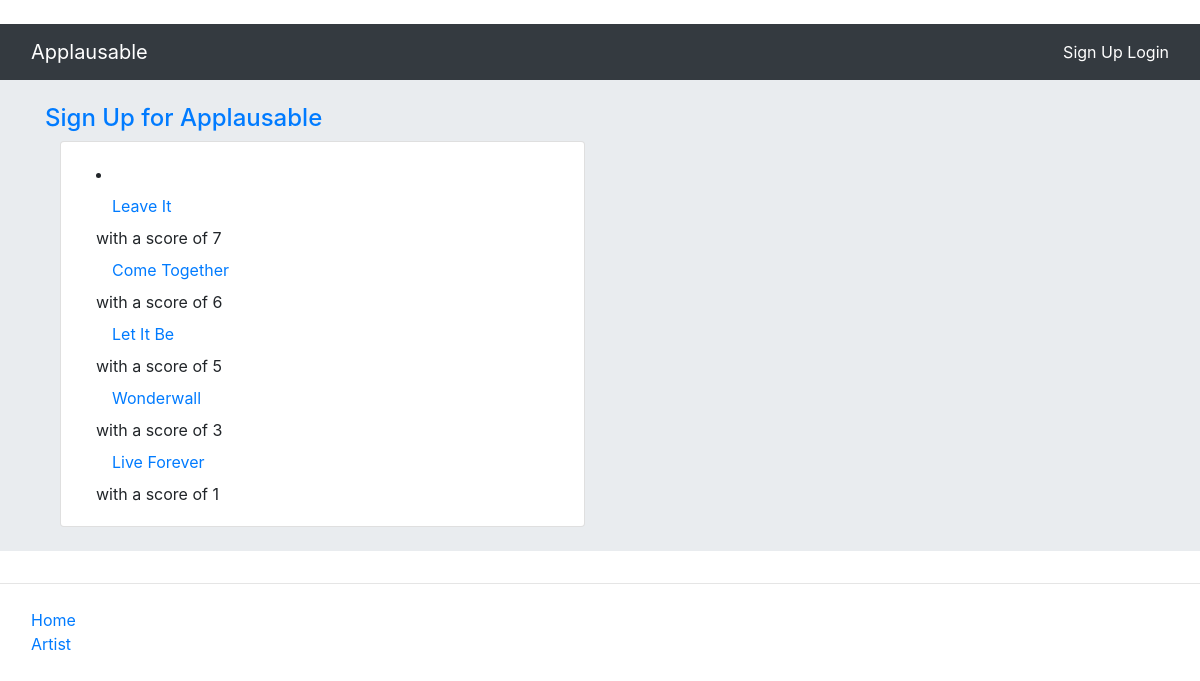
/applausable/highestReviewedSongs/, run on an earlier commit of the app's database.
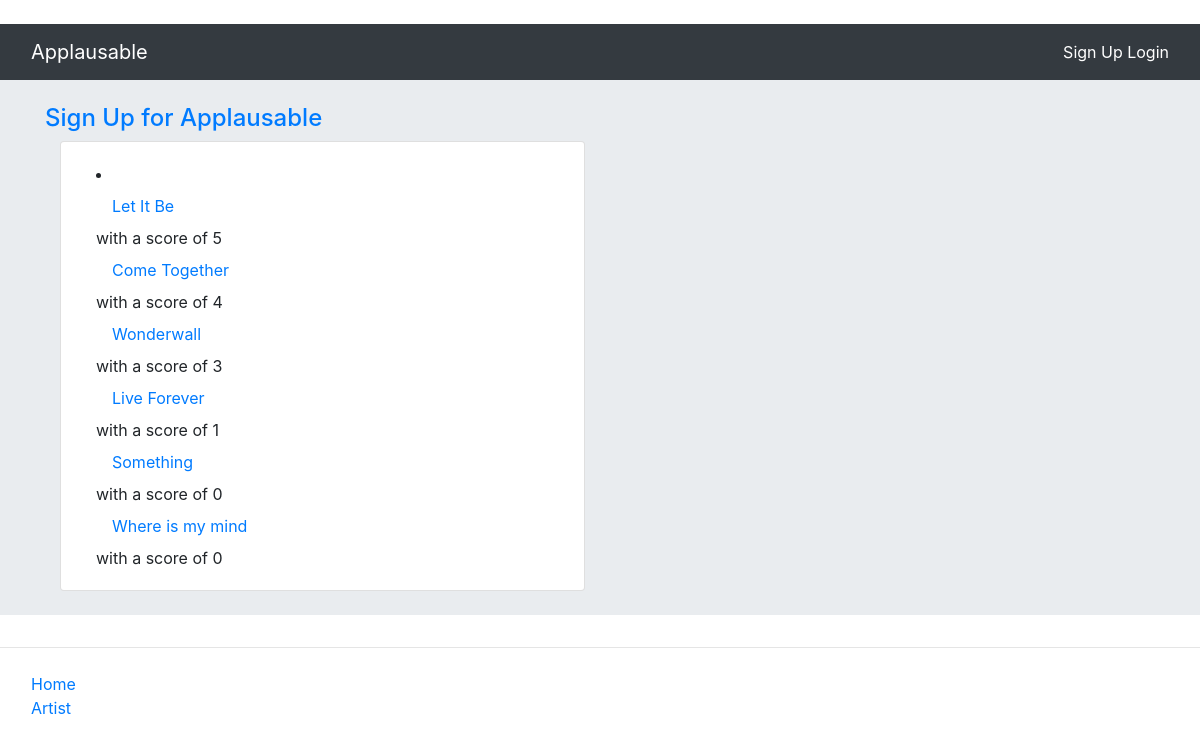
And on a later commit of the database.
### rango/models.py (models this page shows, shortened)
class Song(models.Model):
    GENRE_CHOICES = (
    ('Pop','POP'),
    ('Rock', 'ROCK'),
    ('Metal','METAL'),
    ('Soul','SOUL'),
    ('Electronic','ELECTRONIC'),
    ('Rap','RAP'),
    ('Hip-Hop','HIP-HOP'),
    ('Indie','INDIE'),
    ('Classical','CLASSICAL'),
    ('Country','COUNTRY'),
    ('Jazz','JAZZ'),
)
    songID = models.IntegerField(primary_key=True,  unique=True)
    title = models.CharField(max_length=128, default='Title')
    albumID = models.ForeignKey(Album, on_delete=models.CASCADE)
    artistName = models.CharField(max_length=128, default='ArtistName')
    artistID = models.ForeignKey(Artist, on_delete=models.CASCADE)
    linkToSong = models.CharField(max_length=248, default = 'link')
    slug = models.SlugField(unique=True, default=uuid.uuid1)
    overallScore = models.IntegerField(default=0)
    songImage = models.ImageField(upload_to= settings.MEDIA_DIR + '/song_images/',default='default_song.png')
    genre = models.CharField(max_length=15, choices=GENRE_CHOICES, default='Pop')

### rango/views.py (the view)
# urls.py: path('highestReviewedSongs/', views.highestReviewedSongs, name='highestReviewedSongs'),
def highestReviewedSongs(request):
    context_dict = {}
    songs = Song.objects.order_by('-overallScore')[:10]
    context_dict['songs'] = songs
    return render(request, 'applausable/highestReviewedSongs.html', context=context_dict)

### templates/applausable/highestReviewedSongs.html (shortened to what this page needs)
﻿{% extends 'applausable/base.html' %}
{% load staticfiles %}
{% block body_block %}
<div class="jumbotron jumbotron-fluid p-4">
    <div class="container">
        <h4 class="jumbotron-heading">
            <a href="{% url 'applausable:signup' %}">Sign Up for Applausable</a>
        </h4>
        <div class="container">
            <div class="row">
                <div class="col-md-6">
                    <div class="card mb-6">
                        <div class="card-body">
                            <div class='container'>
                                {% if songs %}
                                    <li>
                                        {% for song in songs %}
                                        <a class="nav-link active" href="{% url 'applausable:show_song' song.slug %}">
                                            {{ song.title }}
                                        </a> with a score of {{song.overallScore}}
                                        {% endfor %}
                                    </li>
                                {% endif %}
                            </div>
                        </div>
                    </div>
                </div>
            </div>
        </div>
    </div>
</div>
{% endblock %}

What changed in the data, as far as the page shows it:
shown differently, row unchanged: Song "Let It Be": moves up the list
changed Song "Come Together": overallScore "6" → "4"
changed Song: title "Leave It" → "Something"; overallScore "7" → "0"; moves down the list
added Song: title "Where is my mind", overallScore "0"
